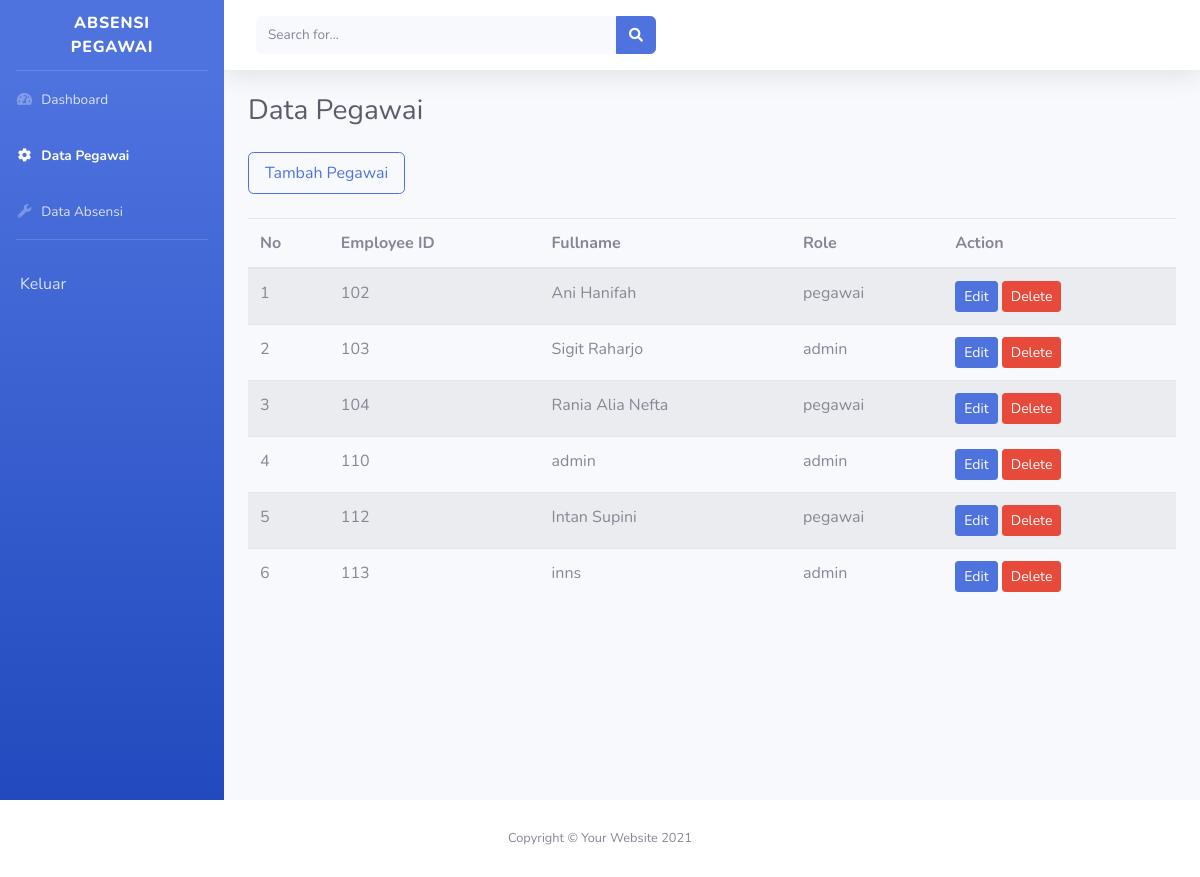
/admin/data_pegawai.php, run on the app's committed database.
### tables this page shows
CREATE TABLE `users` (
  `id` int(11) NOT NULL,
  `employee_id` int(8) NOT NULL,
  `fullname` varchar(255) NOT NULL,
  `role` varchar(255) NOT NULL,
  `password` varchar(255) NOT NULL
);

### admin/data_pegawai.php (the view, shortened to what this page needs)
<?php
include '../connection.php';
$sql = "SELECT * FROM users";
$result = $db->query($sql);
$users = [];
while ($user = $result->fetch_assoc()) {
    $users[] = $user;
}
?>
<!DOCTYPE html>
<html lang="en">
<head>
    <link href="../assets/vendor/fontawesome-free/css/all.min.css" rel="stylesheet" type="text/css">
    <link href="../assets/css/sb-admin-2.min.css" rel="stylesheet">
</head>
<body id="page-top">
    <div id="wrapper">
        <ul class="navbar-nav bg-gradient-primary sidebar sidebar-dark accordion" id="accordionSidebar">
            <a class="sidebar-brand d-flex align-items-center justify-content-center" href="index.html">
                <div class="sidebar-brand-text mx-3">ABSENSI PEGAWAI</div>
            </a>
            <hr class="sidebar-divider my-0">
            <li class="nav-item">
                <a class="nav-link" href="index.php">
                    <i class="fas fa-fw fa-tachometer-alt"></i>
                    <span>Dashboard</span></a>
            </li>
            <li class="nav-item active">
                <a class="nav-link" href="data_pegawai.php">
                    <i class="fas fa-fw fa-cog"></i>
                    <span>Data Pegawai</span>
                </a>
            </li>
            <li class="nav-item">
                <a class="nav-link" href="data_absen.php">
                    <i class="fas fa-fw fa-wrench"></i>
                    <span>Data Absensi</span>
                </a>
            </li>
            <hr class="sidebar-divider">
            <li class="nav-item">
                <a href="../logout.php" class="nav-link">
                    Keluar
                </a>
            </li>
        </ul>
        <div id="content-wrapper" class="d-flex flex-column">
            <div id="content">
                <nav class="navbar navbar-expand navbar-light bg-white topbar mb-4 static-top shadow">
                    <form
                        class="d-none d-sm-inline-block form-inline mr-auto ml-md-3 my-2 my-md-0 mw-100 navbar-search">
                        <div class="input-group">
                            <input type="text" class="form-control bg-light border-0 small" placeholder="Search for..."
                                aria-label="Search" aria-describedby="basic-addon2">
                            <div class="input-group-append">
                                <button class="btn btn-primary" type="button">
                                    <i class="fas fa-search fa-sm"></i>
                                </button>
                            </div>
                        </div>
                    </form>
                    <ul class="navbar-nav ml-auto">
                        <li class="nav-item dropdown no-arrow">
                            <a class="nav-link dropdown-toggle" href="#" id="userDropdown" role="button"
                                data-toggle="dropdown" aria-haspopup="true" aria-expanded="false">
                            </a>
                        </li>
                    </ul>
                </nav>
                <div class="container-fluid">
                    <div class="d-sm-flex align-items-center justify-content-between mb-4">
                        <h1 class="h3 mb-0 text-gray-800">Data Pegawai</h1>
                    </div>
                    <div class="d-sm-flex align-items-center justify-content-between mb-4">
                        <a href="tambah_pegawai.php" role="button" class="nav-link px-3 btn btn-outline-primary">
                            Tambah Pegawai
                        </a>
                    </div>
                    <div class="table-responsive">
                        <table class="table table-striped table-hover">
                            <thead>
                                <tr>
                                    <th scope="col">No</th>
                                    <th scope="col">Employee ID</th>
                                    <th scope="col">Fullname</th>
                                    <th scope="col">Role</th>
                                    <th scope="col">Action</th>
                                </tr>
                            </thead>
                            <tbody>
                                <?php $no = 1;
                                foreach ($users as $u) : ?>
                                    <tr>
                                        <td><?= $no++; ?></td>
                                        <td><?= $u['employee_id']; ?></td>
                                        <td><?= $u['fullname']; ?></td>
                                        <td><?= $u['role']; ?></td>
                                        <td>
                                            <a class="btn btn-primary btn-sm" href="edit_profile.php?id=<?= $u['id']; ?>">Edit</a>
                                            <a class="btn btn-danger btn-sm" href='action_delete.php?id=<?= $u['id']; ?>' onclick="return confirm('Apakah Anda yakin ingin menghapus? Menghapus data ini akan menghapus data absensi pegawai')">Delete</a>
                                        </td>
                                    </tr>
                                <?php endforeach ?>
                            </tbody>
                        </table>
                    </div>
                </div>
                </div>
            </div>
        </div>
        <footer class="sticky-footer bg-white">
                <div class="container my-auto">
                    <div class="copyright text-center my-auto">
                        <span>Copyright &copy; Your Website 2021</span>
                    </div>
                </div>
            </footer>
</body>
</html>

### data on the page
users: employee "102", fullname "Ani Hanifah", role "pegawai"
users: employee "103", fullname "Sigit Raharjo", role "admin"
users: employee "104", fullname "Rania Alia Nefta", role "pegawai"
users: employee "110", fullname "admin", role "admin"
users: employee "112", fullname "Intan Supini", role "pegawai"
users: employee "113", fullname "inns", role "admin"
